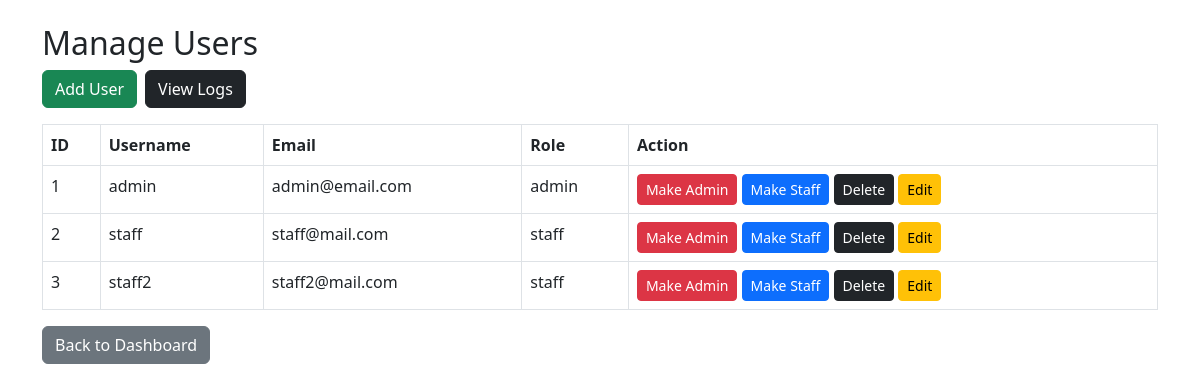
Page /admin/users (signed in) on the committed database.
### tables this page shows
CREATE TABLE users(
id INTEGER PRIMARY KEY AUTOINCREMENT,
username TEXT UNIQUE,
email TEXT,
password TEXT,
role TEXT,
photo TEXT
, approved INTEGER DEFAULT 1);

### app.py (the view)
@app.route("/admin/users")
def users():
    if session.get("role") != "admin":
        return "Access denied"
    conn = db()
    cur = conn.cursor()
    cur.execute("SELECT * FROM users")
    users = cur.fetchall()
    conn.close()
    return render_template("manage_users.html", users=users)

### app.py (called while the page is built)
def ensure_column(conn, table_name, column_name, definition):
    cursor = conn.cursor()
    cursor.execute(f"PRAGMA table_info({table_name})")
    columns = {row[1] for row in cursor.fetchall()}
    if column_name not in columns:
        cursor.execute(f"ALTER TABLE {table_name} ADD COLUMN {column_name} {definition}")

def db():
    conn = sqlite3.connect("inventory.db")
    ensure_tables(conn)
    return conn

### templates/manage_users.html (shortened to what this page needs)
<!DOCTYPE html>
<html>
<head>
<link href="https://cdn.jsdelivr.net/npm/bootstrap@5.3.0/dist/css/bootstrap.min.css" rel="stylesheet">
</head>
<body>
<div class="container mt-4">
<h2>Manage Users</h2>
<div class="d-flex gap-2 mb-3">
<a href="/admin/add_user" class="btn btn-success">
Add User
</a>
<a href="/admin/logs" class="btn btn-dark">
View Logs
</a>
</div>
<table class="table table-bordered">
<thead>
<tr>
<th>ID</th>
<th>Username</th>
<th>Email</th>
<th>Role</th>
<th>Action</th>
</tr>
</thead>
<tbody>
{% for user in users %}
<tr>
<td>{{ user[0] }}</td>
<td>{{ user[1] }}</td>
<td>{{ user[2] }}</td>
<td>{{ user[4] }}</td>
<td>
<a href="/change_role/{{ user[0] }}/admin"
class="btn btn-danger btn-sm">
Make Admin
</a>
<a href="/change_role/{{ user[0] }}/staff"
class="btn btn-primary btn-sm">
Make Staff
</a>
<a href="/delete_user/{{ user[0] }}"
class="btn btn-dark btn-sm"
onclick="return confirm('Delete this user?')">
Delete
</a>
<a href="/edit_user/{{ user[0] }}"
class="btn btn-warning btn-sm">
Edit
</a>
</td>
</tr>
{% endfor %}
</tbody>
</table>
<a href="/dashboard" class="btn btn-secondary">
Back to Dashboard
</a>
</div>
</body>
</html>

### rows in the picture
users: id "1", username "admin", email "admin@email.com", role "admin"
users: id "2", username "staff", email "staff@mail.com", role "staff"
users: id "3", username "staff2", email "staff2@mail.com", role "staff"
